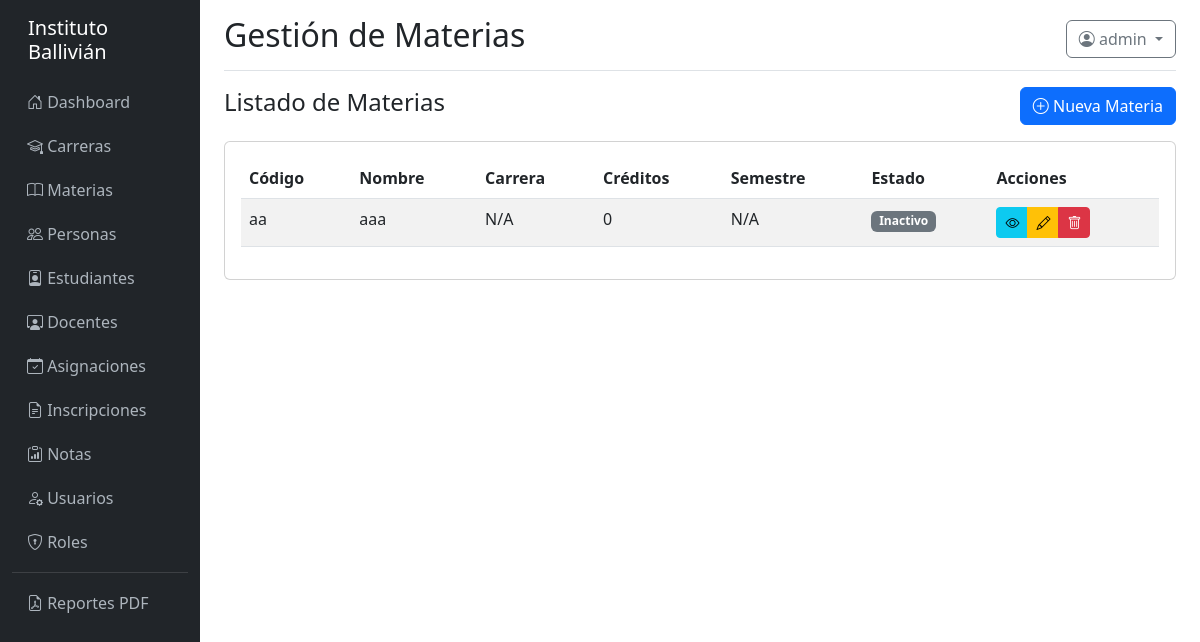
Before: /materias/ (signed in) with the older database file.
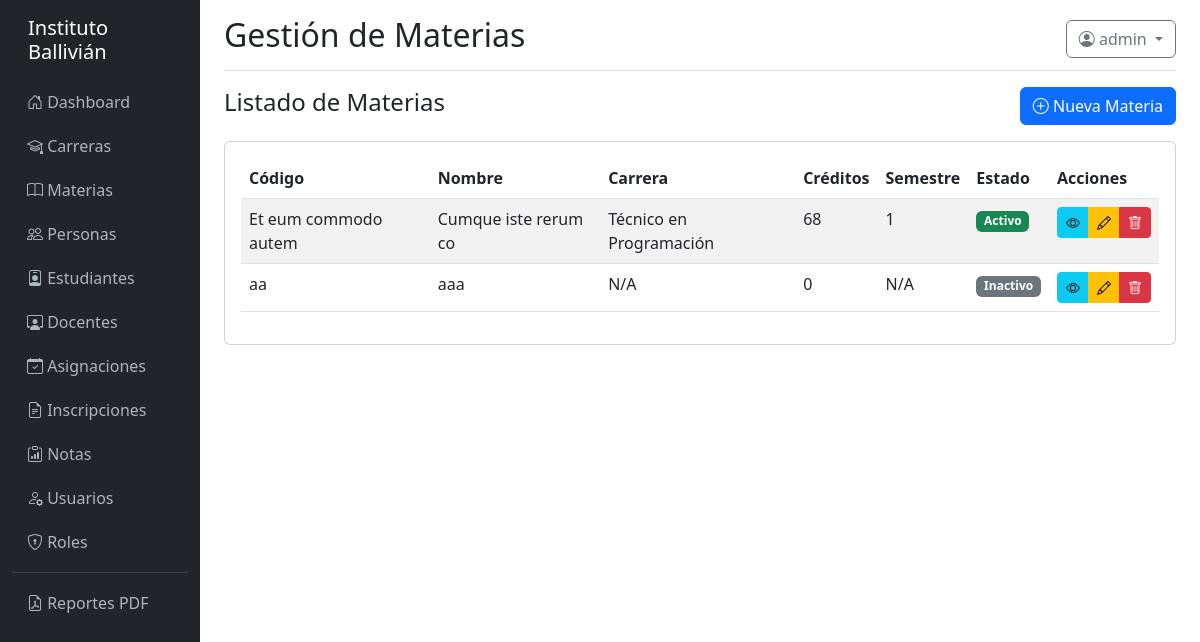
After: the same page with the newer database file.
### models/__init__.py (models this page shows, shortened)
class Materia(db.Model):
    __tablename__ = 'materia'
    id = db.Column(db.Integer, primary_key=True)
    codigo = db.Column(db.String(50), unique=True, nullable=False)
    nombre = db.Column(db.String(255), nullable=False)
    descripcion = db.Column(db.Text)
    carga_horaria = db.Column(db.Integer, default=0)
    horas_teoricas = db.Column(db.Integer, default=0)
    horas_practicas = db.Column(db.Integer, default=0)
    creditos = db.Column(db.Integer, default=0)
    semestre = db.Column(db.Integer)
    prerequisito_id = db.Column(db.Integer, db.ForeignKey('materia.id'))
    carrera_id = db.Column(db.Integer, db.ForeignKey('carrera.id'))
    requerido_para_semestre = db.Column(db.Boolean, default=False)
    activo = db.Column(db.Boolean, default=True)
    created_at = db.Column(db.DateTime, default=datetime.utcnow)
    updated_at = db.Column(db.DateTime, onupdate=datetime.utcnow)
    asignaciones = db.relationship('Asignacion', backref='materia', lazy=True, cascade='all, delete-orphan')

class Carrera(db.Model):
    __tablename__ = 'carrera'
    id = db.Column(db.Integer, primary_key=True)
    codigo = db.Column(db.String(30), unique=True, nullable=False)
    nombre = db.Column(db.String(255), nullable=False)
    descripcion = db.Column(db.Text)
    tipo = db.Column(db.Enum('Pregrado', 'Tecnico', 'Posgrado', 'Diplomado', 'Otro'), default='Pregrado')
    carga_horaria = db.Column(db.Integer, default=0)
    creditos = db.Column(db.Integer)
    fecha_creacion = db.Column(db.Date)
    activo = db.Column(db.Boolean, default=True)
    created_at = db.Column(db.DateTime, default=datetime.utcnow)
    updated_at = db.Column(db.DateTime, onupdate=datetime.utcnow)
    materias = db.relationship('Materia', backref='carrera', lazy=True, cascade='all, delete-orphan')
    inscripciones = db.relationship('Inscripcion', backref='carrera', lazy=True)
    asignaciones = db.relationship('Asignacion', backref='carrera', lazy=True)

### controllers/materia_controller.py (the view)
@materia_bp.route('/')
@login_required
def index():
    page = request.args.get('page', 1, type=int)
    materias = Materia.query.order_by(Materia.nombre).paginate(page=page, per_page=10, error_out=False)
    return render_template('materia/index.html', materias=materias)

### models/__init__.py (called while the page is built)
    def tiene_permiso(self, nombre_permiso):
        for rol in self.roles:
            for permiso in rol.permisos:
                if permiso.nombre == nombre_permiso:
                    return True
        return False

### templates/materia/index.html (shortened to what this page needs)
{% extends "base.html" %}
{% block page_title %}Gestión de Materias{% endblock %}
{% block content %}
<div class="d-flex justify-content-between align-items-center mb-3">
    <h4>Listado de Materias</h4>
    {% if current_user.tiene_permiso('crear_materia') %}
    <a href="{{ url_for('materia.crear') }}" class="btn btn-primary">
        <i class="bi bi-plus-circle"></i> Nueva Materia
    </a>
    {% endif %}
</div>
<div class="card">
    <div class="card-body">
        <div class="table-responsive">
            <table class="table table-striped table-hover">
                <thead>
                    <tr>
                        <th>Código</th>
                        <th>Nombre</th>
                        <th>Carrera</th>
                        <th>Créditos</th>
                        <th>Semestre</th>
                        <th>Estado</th>
                        <th>Acciones</th>
                    </tr>
                </thead>
                <tbody>
                    {% for materia in materias.items %}
                    <tr>
                        <td>{{ materia.codigo }}</td>
                        <td>{{ materia.nombre }}</td>
                        <td>{{ materia.carrera.nombre if materia.carrera else 'N/A' }}</td>
                        <td>{{ materia.creditos }}</td>
                        <td>{{ materia.semestre if materia.semestre else 'N/A' }}</td>
                        <td>
                            {% if materia.activo %}
                                <span class="badge bg-success">Activo</span>
                            {% else %}
                                <span class="badge bg-secondary">Inactivo</span>
                            {% endif %}
                        </td>
                        <td>
                            <div class="btn-group btn-group-sm">
                                <a href="{{ url_for('materia.detalle', id=materia.id) }}" class="btn btn-info" title="Ver">
                                    <i class="bi bi-eye"></i>
                                </a>
                                {% if current_user.tiene_permiso('editar_materia') %}
                                <a href="{{ url_for('materia.editar', id=materia.id) }}" class="btn btn-warning" title="Editar">
                                    <i class="bi bi-pencil"></i>
                                </a>
                                {% endif %}
                                {% if current_user.tiene_permiso('eliminar_materia') %}
                                <button type="button" class="btn btn-danger" data-bs-toggle="modal" data-bs-target="#deleteModal{{ materia.id }}" title="Eliminar">
                                    <i class="bi bi-trash"></i>
                                </button>
                                {% endif %}
                            </div>
                        </td>
                    </tr>
                    {% else %}
                    <tr>
                        <td colspan="7" class="text-center">No hay materias registradas</td>
                    </tr>
                    {% endfor %}
                </tbody>
            </table>
        </div>
    </div>
</div>
{% endblock %}

Changed rows visible on the page:
added Materia: codigo "Et eum commodo autem", nombre "Cumque iste rerum co", carrera "Técnico en Programación", creditos "68", semestre "1", activo "Activo"
